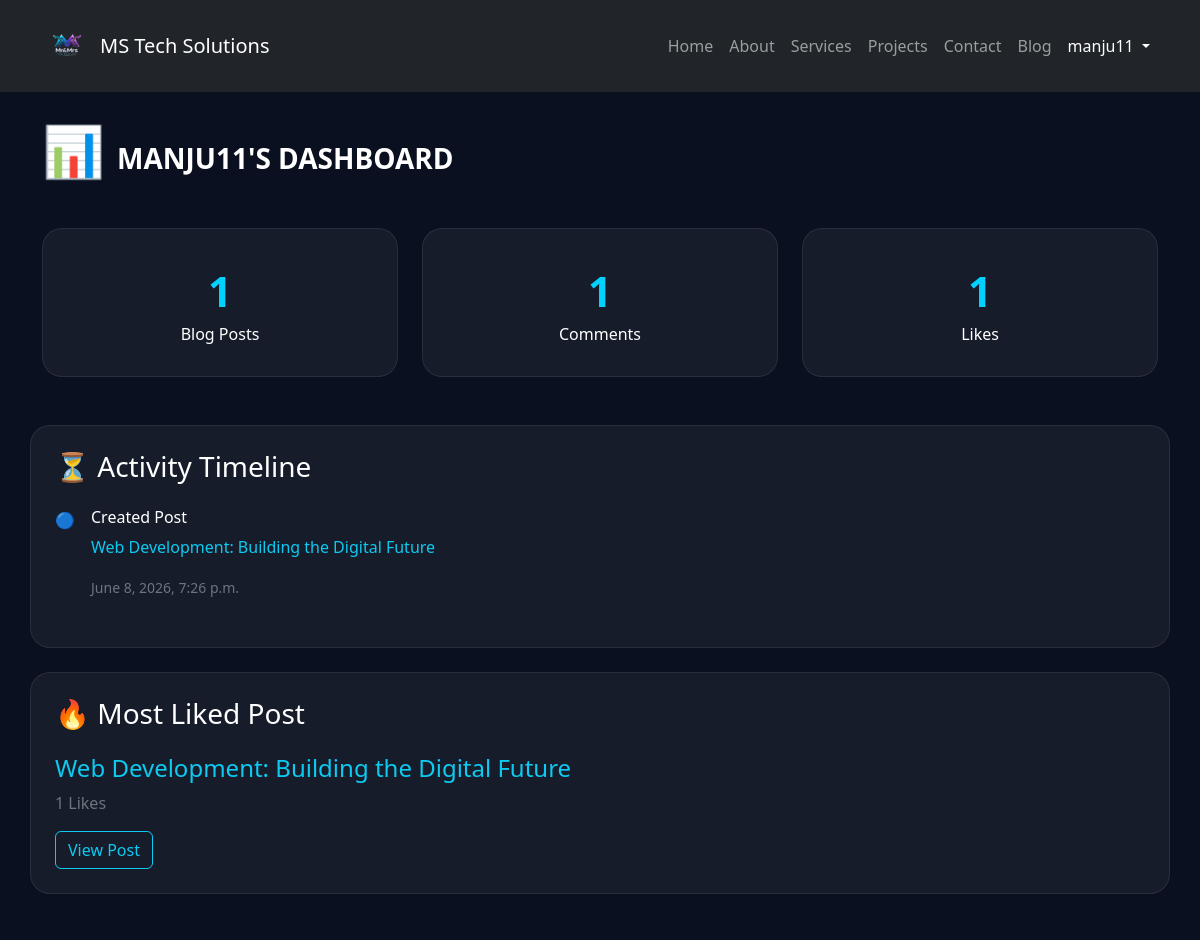
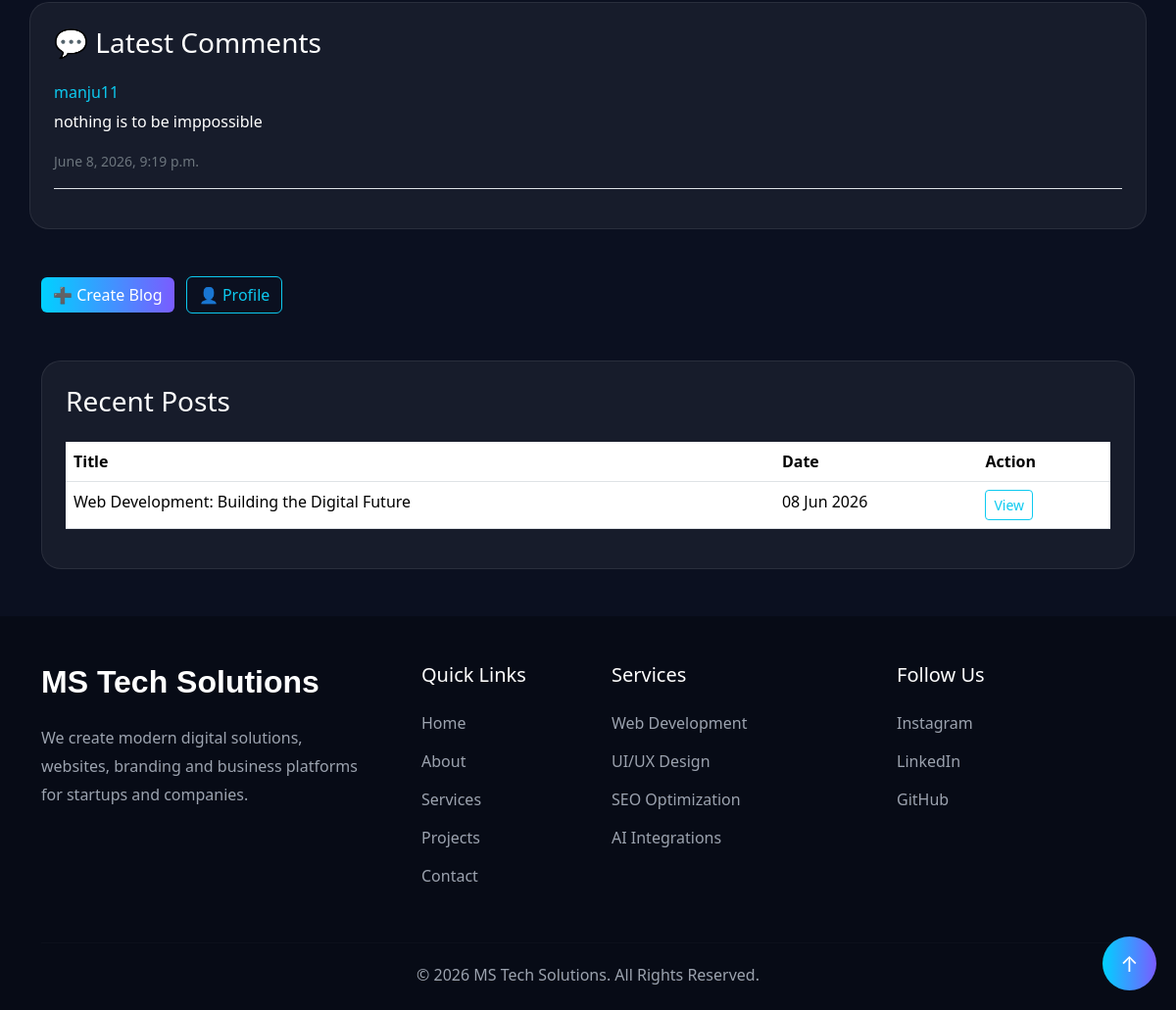
The app's page /accounts/user_dashboard/ (signed in), older data (2 pictures, top to bottom).
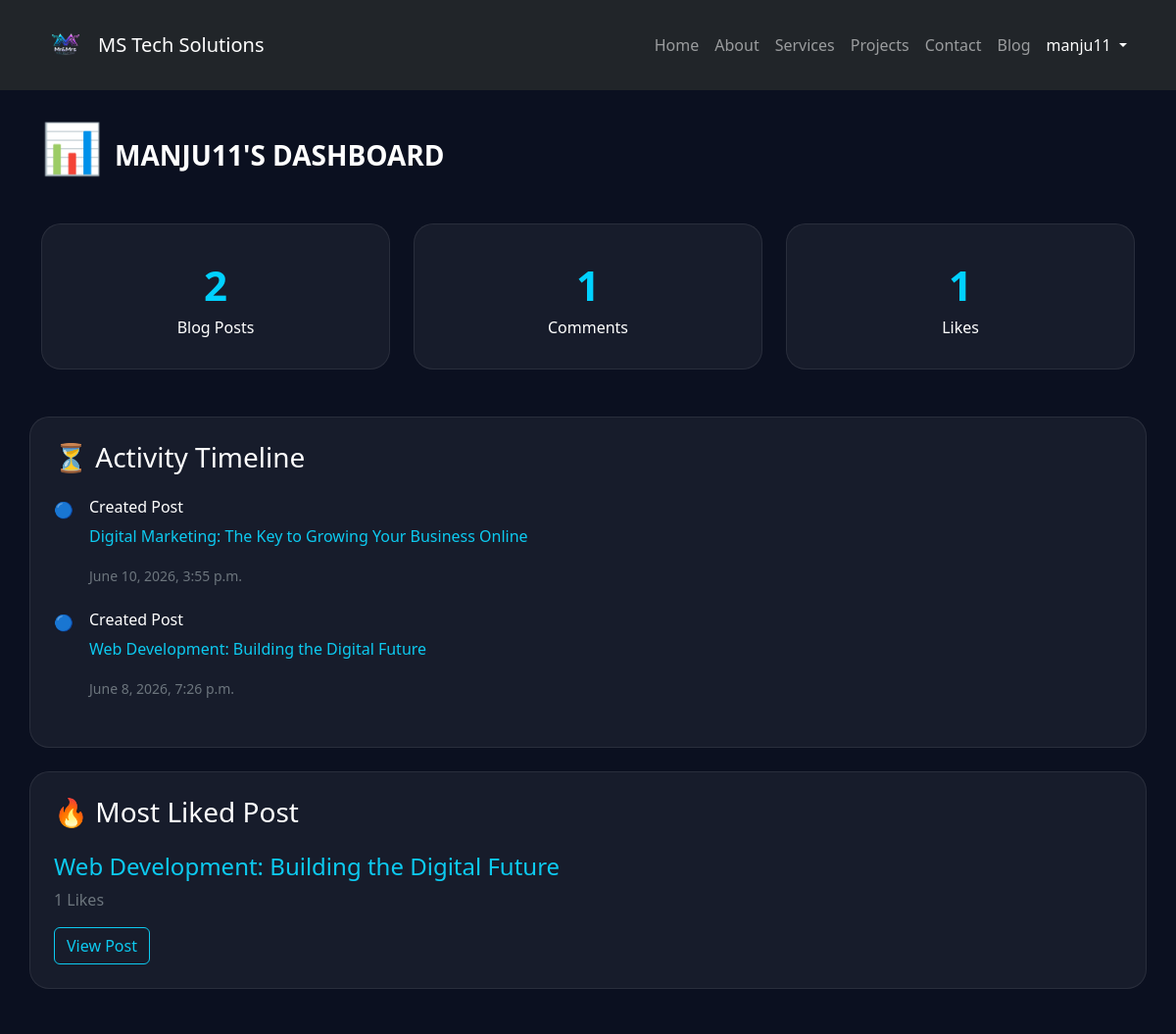
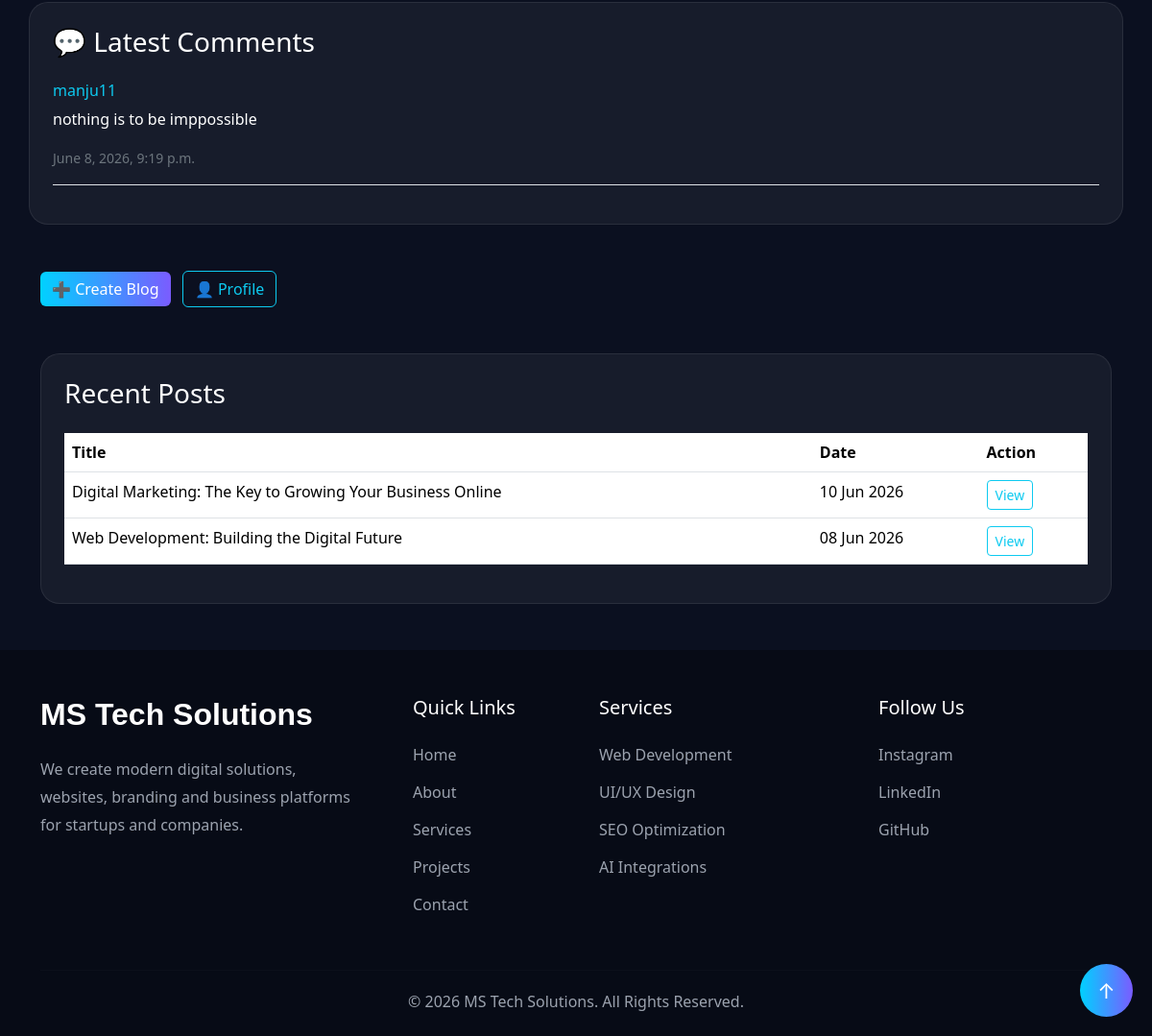
The same page, newer data (2 pictures, top to bottom).
### blogproject/models.py (models this page shows, shortened)
class Post(models.Model):
    category = models.ForeignKey(
        Category,
        on_delete=models.CASCADE,
        related_name='posts'
    )
    title = models.CharField(max_length=200)
    slug = models.SlugField(
        unique=True,
        blank=True
    )
    content = models.TextField()
    image = models.ImageField(
        upload_to='posts/'
    )
    author = models.ForeignKey(
        User,
        on_delete=models.CASCADE
    )
    created_at = models.DateTimeField(
        auto_now_add=True
    )

class Comment(models.Model):
    post = models.ForeignKey(
        Post,
        on_delete=models.CASCADE,
        related_name='comments'
    )
    author = models.ForeignKey(User, on_delete=models.CASCADE)
    content = models.TextField()
    created_at = models.DateTimeField(auto_now_add=True)

### portfolio_app/views.py (the view)
# urls.py: path('accounts/user_dashboard/',views.user_dashboard_page,name='dashboard'),
@login_required
def user_dashboard_page(request):
    user_posts = Post.objects.filter(
        author=request.user
    )
    total_posts = user_posts.count()
    total_categories = Category.objects.filter(
        posts__author=request.user
    ).distinct().count()
    total_comments = Comment.objects.filter(
        author=request.user
    ).count()
    total_likes = Like.objects.filter(
        post__author=request.user
    ).count()
    most_liked_post = user_posts.annotate(
        like_count=Count('likes')
    ).order_by('-like_count').first()
    latest_comments = Comment.objects.filter(
        post__author=request.user
    ).order_by('-created_at')[:5]
    recent_posts = user_posts.order_by(
        '-created_at'
    )[:5]
    context = {
        'total_posts': total_posts,
        'total_categories': total_categories,
        'total_comments': total_comments,
        'total_likes': total_likes,
        'most_liked_post': most_liked_post,
        'latest_comments': latest_comments,
        'recent_posts': recent_posts,
    }
    return render(
        request,
        'accounts/user_dashboard.html',
        context
    )

### portfolio_app/templates/accounts/user_dashboard.html (shortened to what this page needs)
{% extends 'base.html' %}
{% block content %}
<section class="dashboard-section py-5">
<div class="container">
<h1 class="dashboard-title mb-5">
    📊 <span class="text-uppercase fs-3">{{ request.user.username }}'s Dashboard</span>
</h1>
<div class="row g-4">
    <div class="col-md-4">
        <div class="stat-card">
            <div class="stat-number">
                {{ total_posts }}
            </div>
            <div class="stat-title">
                Blog Posts
            </div>
        </div>
    </div>
    <div class="col-md-4">
        <div class="stat-card">
            <div class="stat-number">
                {{ total_comments }}
            </div>
            <div class="stat-title">
                Comments
            </div>
        </div>
    </div>
    <div class="col-md-4">
        <div class="stat-card">
            <div class="stat-number">
                {{ total_likes }}
            </div>
            <div class="stat-title">
                Likes
            </div>
        </div>
    </div>
     <div class="recent-card p-4 mt-5">
    <h3 class="text-white mb-4">
        ⏳ Activity Timeline
    </h3>
    {% for post in recent_posts %}
    <div class="d-flex mb-4">
        <div class="me-3">
            🔵
        </div>
        <div>
            <h6 class="text-white">
                Created Post
            </h6>
            <p class="text-info">
                {{ post.title }}
            </p>
            <small class="text-secondary">
                {{ post.created_at }}
            </small>
        </div>
    </div>
    {% endfor %}
</div>
</div>
<div class="row g-4">
    <div class="recent-card p-4 mt-5">
    <h3 class="text-white mb-4">
        🔥 Most Liked Post
    </h3>
    {% if most_liked_post %}
    <h4 class="text-info">
        {{ most_liked_post.title }}
    </h4>
    <p class="text-secondary">
        {{ most_liked_post.likes.count }}
        Likes
    </p>
    <a
    href="{% url 'post_detail' most_liked_post.slug %}"
    class="btn btn-outline-info">
        View Post
    </a>
    {% else %}
    <p class="text-secondary">
        No posts yet.
    </p>
    {% endif %}
    </div>
     <div class="recent-card p-4 mt-5">
    <h3 class="text-white mb-4">
        💬 Latest Comments
    </h3>
    {% for comment in latest_comments %}
    <div class="border-bottom pb-3 mb-3">
        <h6 class="text-info">
            {{ comment.author.username }}
        </h6>
        <p class="text-white">
            {{ comment.content|truncatewords:15 }}
        </p>
        <small class="text-secondary">
            {{ comment.created_at }}
        </small>
    </div>
    {% empty %}
    <p class="text-secondary">
        No comments available.
    </p>
    {% endfor %}
</div>
</div>
<div class="mt-5">
    <a
    href="{% url 'blog_create' %}"
    class="btn action-btn">
        ➕ Create Blog
    </a>
    <a
    href="{% url 'profile' %}"
    class="btn btn-outline-info ms-2">
        👤 Profile
    </a>
</div>
<div class="recent-card p-4 mt-5">
    <h3 class="text-white mb-4">
        Recent Posts
    </h3>
    <div class="table-responsive">
        <table class="table">
            <thead>
                <tr>
                    <th>Title</th>
                    <th>Date</th>
                    <th>Action</th>
                </tr>
            </thead>
            <tbody>
                {% for post in recent_posts %}
                <tr>
                    <td>
                        {{ post.title }}
                    </td>
                    <td>
                        {{ post.created_at|date:"d M Y" }}
                    </td>
                    <td>
                        <a
                        href="{% url 'post_detail' post.slug %}"
                        class="btn btn-sm btn-outline-info">
                            View
                        </a>
                    </td>
                </tr>
                {% empty %}
                <tr>
                    <td colspan="3">
                        No posts found.
                    </td>
                </tr>
                {% endfor %}
            </tbody>
        </table>
    </div>
</div>
</div>
</section>
{% endblock %}

### portfolio_app/templates/base.html (shortened to what this page needs)
<!DOCTYPE html>
{% load static %}
<html lang="en">
<head>
    <link href="https://cdn.jsdelivr.net/npm/bootstrap@5.3.8/dist/css/bootstrap.min.css" rel="stylesheet">
</head>
<body>
    <button id="topBtn">↑</button>
    {% load static %}
    <br><br><br>
    <nav class="navbar navbar-expand-lg fixed-top navbar-dark bg-dark py-3">
    <div class="container">
        <a class="navbar-brand d-flex align-items-center" href="/">
            <img src="{% static 'images/logo.png' %}"
                 alt="Mr&Mrs Tech Solutions Logo"
                 width="50"
                 height="50"
                 class="me-2 rounded-circle">
            <span class="brand-text">
                MS Tech Solutions
            </span>
        </a>
        <div class="collapse navbar-collapse" id="navbarNav">
            <ul class="navbar-nav ms-auto">
                {% if request.user.is_authenticated %}
                <li class="nav-item">
                    <a class="nav-link " href="{% url 'homepage' %}">Home</a>
                </li>
                <li class="nav-item">
                    <a class="nav-link" href="{% url 'about' %}">About</a>
                </li>
                <li class="nav-item">
                    <a class="nav-link" href="{% url 'services' %}">Services</a>
                </li>
                <li class="nav-item">
                    <a class="nav-link" href="{% url 'projects' %}">Projects</a>
                </li>
                <li class="nav-item">
                    <a class="nav-link" href="{% url 'contact' %}">Contact</a>
                </li>
                <li class="nav-item">
                    <a class="nav-link" href="{% url 'blog_homepage' %}">Blog</a>
                </li>
                <li class="nav-item dropdown">
                    <a
                        class="nav-link dropdown-toggle text-white"
                        href="#"
                        role="button"
                        data-bs-toggle="dropdown"
                    >
                        {{ request.user.username }}
                    </a>
                </li>
                {% endif %}
            </ul>
        </div>
    </div>
    </nav>
    {% block content %}
    {% endblock %}
    <footer class="footer-section pt-5 pb-4">
    <div class="container">
        <div class="row g-5">
            <div class="col-lg-4">
                <h2 class="footer-logo">
                    MS Tech Solutions
                </h2>
                <p class="footer-text mt-4">
                    We create modern digital solutions,
                    websites, branding and business platforms
                    for startups and companies.
                </p>
            </div>
            <div class="col-lg-2">
                <h5 class="footer-heading">
                    Quick Links
                </h5>
                <ul class="footer-links">
                    <li><a href="{% url 'homepage' %}">Home</a></li>
                    <li><a href="{% url 'about' %}">About</a></li>
                    <li><a href="{% url 'services' %}">Services</a></li>
                    <li><a href="{% url 'projects' %}">Projects</a></li>
                    <li><a href="{% url 'contact' %}">Contact</a></li>
                </ul>
            </div>
            <div class="col-lg-3">
                <h5 class="footer-heading">
                    Services
                </h5>
                <ul class="footer-links">
                    <li><a href="#">Web Development</a></li>
                    <li><a href="#">UI/UX Design</a></li>
                    <li><a href="#">SEO Optimization</a></li>
                    <li><a href="#">AI Integrations</a></li>
                </ul>
            </div>
            <div class="col-lg-3">
                <h5 class="footer-heading">
                    Follow Us
                </h5>
                <div class="footer-socials mt-4">
                    <a href="#">Instagram</a>
                    <a href="#">LinkedIn</a>
                    <a href="#">GitHub</a>
                </div>
            </div>
        </div>
        <hr class="footer-line">
        <div class="text-center">
            <p class="copyright-text">
                © 2026 MS Tech Solutions.
                All Rights Reserved.
            </p>
        </div>
    </div>
    </footer>
</body>
</html>

### portfolio_app/templates/base.html (style rules this page uses)
.footer-section { background:#070B16; }
.footer-logo { color:white; font-weight:700; font-size:32px; font-family:'Poppins',sans-serif; }
.footer-text { color:#9CA3AF; line-height:1.8; }
.footer-heading { color:white; margin-bottom:25px; }
.footer-links { list-style:none; padding:0; }
.footer-links li { margin-bottom:15px; }
.footer-links a { color:#9CA3AF; text-decoration:none; transition:0.3s; }
.footer-socials a { display:block; margin-bottom:15px; color:#9CA3AF; text-decoration:none; transition:0.3s; }
.footer-line { border-color:rgba(255,255,255,0.08); margin:40px 0 20px; }
.copyright-text { color:#9CA3AF; margin:0; }
#topBtn { display:none; position:fixed; bottom:20px; right:20px; z-index:999999; width:55px; height:55px; border:none; border-radius:50%; background:linear-gradient( 90deg, #00D1FF, #7A5CFF ); color:white; font-size:22px; cursor:pointer; }
#topBtn { display:block !important; }

### portfolio_app/templates/accounts/user_dashboard.html (style rules this page uses)
.dashboard-section { background:#0B1020; min-height:100vh; }
.dashboard-title { color:white; font-size:50px; font-weight:700; }
.stat-card { background:rgba(255,255,255,0.05); border:1px solid rgba(255,255,255,0.08); border-radius:20px; padding:30px; text-align:center; transition:.4s; }
.stat-number { font-size:42px; font-weight:700; color:#00D1FF; }
.stat-title { color:white; }
.recent-card { background:rgba(255,255,255,0.05); border:1px solid rgba(255,255,255,0.08); border-radius:20px; }
.table { color:white; }
.action-btn { background:linear-gradient( 90deg, #00D1FF, #7A5CFF ); color:white; border:none; }

Row changes from the older to the newer data that the page shows:
added Post: title "Digital Marketing: The Key to Growing Your Business Online", created_at "June 10, 2026, 3:55 p.m.", created_at "10 Jun 2026"
Text that changed along with them:
{{ total_posts }}: "1" → "2"
